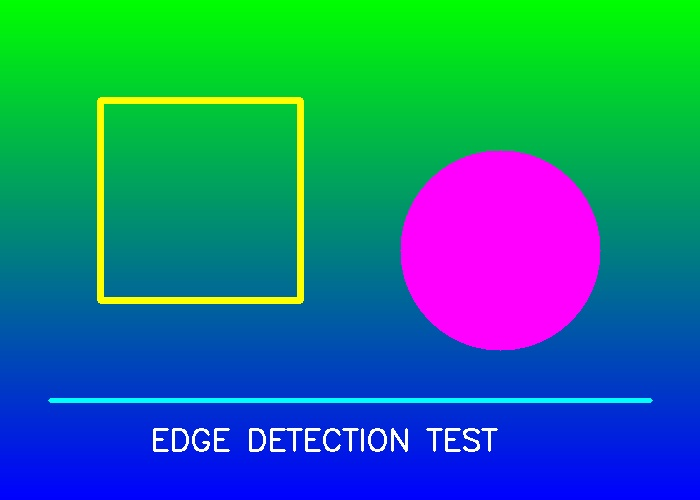
#> input picture 01_image_filter_application/input_images/colorful_test.jpg, 700 x 500 px
$ python filter_app.py --input input_images/colorful_test.jpg --output out
#> lines starting #> are read from the running program, lines starting #| are printed output that depends on the picture; after the words box and inside, x2 and y2 are one past the last pixel; in counts of white or black regions, pixels touching at a corner belong together
"""
Image Filter Application - Processes images with grayscale, blur, and edge detection filters
Usage: python filter_app.py -i input.jpg -o output_folder
"""

import cv2
import argparse
import os

def apply_filters(image_path, output_dir):
    """Apply three basic filters to an image and save results."""
#> called with image_path = 'input_images/colorful_test.jpg', output_dir = 'out'

    # Read image
    img = cv2.imread(image_path)
#> img is the input picture: shape (500, 700, 3); mean B, G, R 136.9, 120.8, 29.2
    if img is None:
        print(f"Error: Could not read image {image_path}")
        return

    # Create output directory if it doesn't exist
    os.makedirs(output_dir, exist_ok=True)

    # Get base filename
    base_name = os.path.splitext(os.path.basename(image_path))[0]

    # 1. Convert to grayscale
    gray = cv2.cvtColor(img, cv2.COLOR_BGR2GRAY)
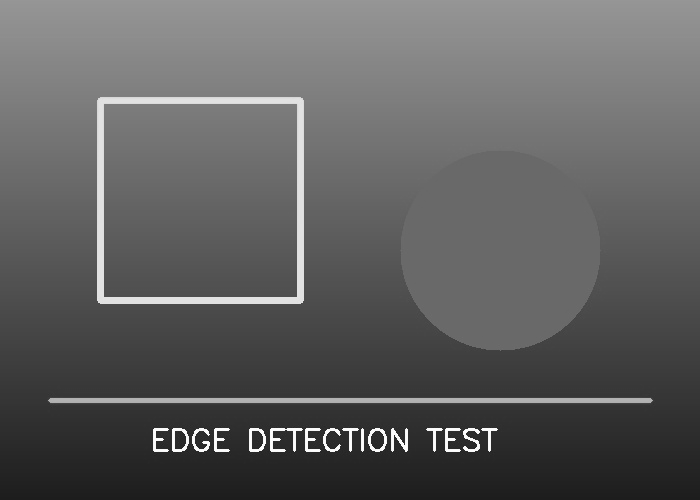
#> gray: shape (500, 700); min 29, max 255, mean 95.2
    cv2.imwrite(f"{output_dir}/{base_name}_grayscale.jpg", gray)

    # 2. Apply Gaussian blur
    blurred = cv2.GaussianBlur(img, (7, 7), 0)
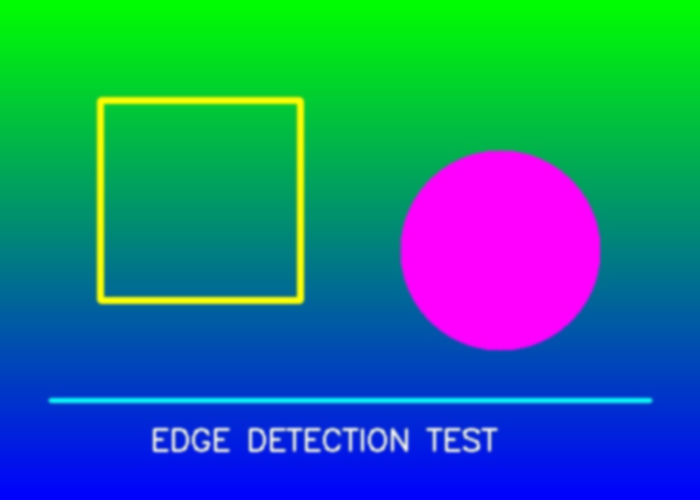
#> blurred: shape (500, 700, 3); mean B, G, R 136.9, 120.9, 29.1
    cv2.imwrite(f"{output_dir}/{base_name}_blurred.jpg", blurred)

    # 3. Apply Canny edge detection
    edges = cv2.Canny(gray, 100, 200)
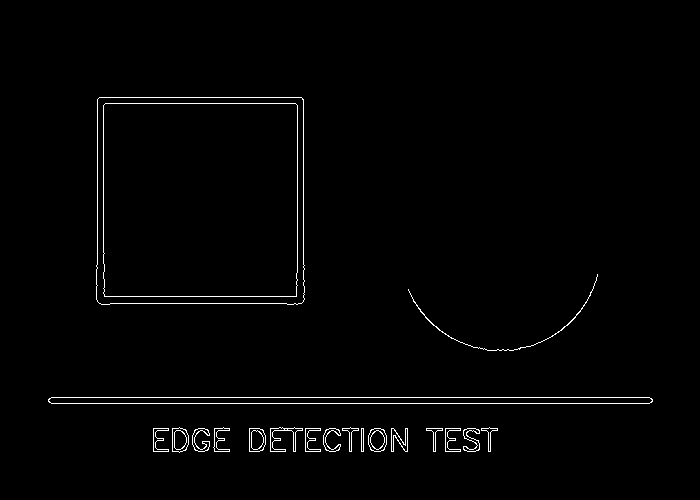
#> edges: shape (500, 700); 1.4% white in thin lines or dots, all inside (x1, y1, x2, y2) = (48, 97, 653, 453)
    cv2.imwrite(f"{output_dir}/{base_name}_edges.jpg", edges)

    print(f"✓ Processed {image_path}")
    print(f"  - Grayscale saved as: {base_name}_grayscale.jpg")
    print(f"  - Blurred saved as:   {base_name}_blurred.jpg")
    print(f"  - Edges saved as:     {base_name}_edges.jpg")


def main():
    parser = argparse.ArgumentParser(description="Image Filter Application")
    parser.add_argument("-i", "--input", required=True, help="Input image path")
    parser.add_argument("-o", "--output", required=True, help="Output directory")

    args = parser.parse_args()

    # Time the processing
    import time
    start_time = time.time()

    apply_filters(args.input, args.output)

    elapsed = time.time() - start_time
    print(f"\n✅ Processing completed in {elapsed:.2f} seconds")

if __name__ == "__main__":
    main()
